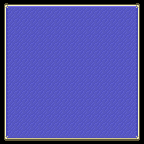

Rendered tile map (Tiled .tmx) drawn with the repository's tilesets; below, a short description and the full map source, tile grids included:
An orthogonal 18x18 tile map with 8x8 px tiles, 1 tile layer (Tile Layer 1).

<map version="1.5" tiledversion="1.7.2" orientation="orthogonal" renderorder="right-down" width="18" height="18" tilewidth="8" tileheight="8" infinite="0" nextlayerid="2" nextobjectid="1">
 <tileset firstgid="1" name="MenuTiles" tilewidth="8" tileheight="8" tilecount="128" columns="32">
  <image source="MenuTiles.png" width="256" height="32" />
 </tileset>
 <layer id="1" name="Tile Layer 1" width="18" height="18">
  <data encoding="csv">
1073741832,100,100,100,100,100,100,100,100,100,100,100,100,100,100,100,100,3221225480,
5,92,92,92,92,92,92,92,92,92,92,92,92,92,92,92,92,2147483653,
5,92,92,92,92,92,92,92,92,92,92,92,92,92,92,92,92,2147483653,
5,92,92,92,92,92,92,92,92,92,92,92,92,92,92,92,92,2147483653,
5,92,92,92,92,92,92,92,92,92,92,92,92,92,92,92,92,2147483653,
5,92,92,92,92,92,92,92,92,92,92,92,92,92,92,92,92,2147483653,
5,92,92,92,92,92,92,92,92,92,92,92,92,92,92,92,92,2147483653,
5,92,92,92,92,92,92,92,92,92,92,92,92,92,92,92,92,2147483653,
5,92,92,92,92,92,92,92,92,92,92,92,92,92,92,92,92,2147483653,
5,92,92,92,92,92,92,92,92,92,92,92,92,92,92,92,92,2147483653,
5,92,92,92,92,92,92,92,92,92,92,92,92,92,92,92,92,2147483653,
5,92,92,92,92,92,92,92,92,92,92,92,92,92,92,92,92,2147483653,
5,92,92,92,92,92,92,92,92,92,92,92,92,92,92,92,92,2147483653,
5,92,92,92,92,92,92,92,92,92,92,92,92,92,92,92,92,2147483653,
5,92,92,92,92,92,92,92,92,92,92,92,92,92,92,92,92,2147483653,
5,92,92,92,92,92,92,92,92,92,92,92,92,92,92,92,92,2147483653,
5,92,92,92,92,92,92,92,92,92,92,92,92,92,92,92,92,2147483653,
8,9,9,9,9,9,9,9,9,9,9,9,9,9,9,9,9,2147483656
</data>
 </layer>
</map>
